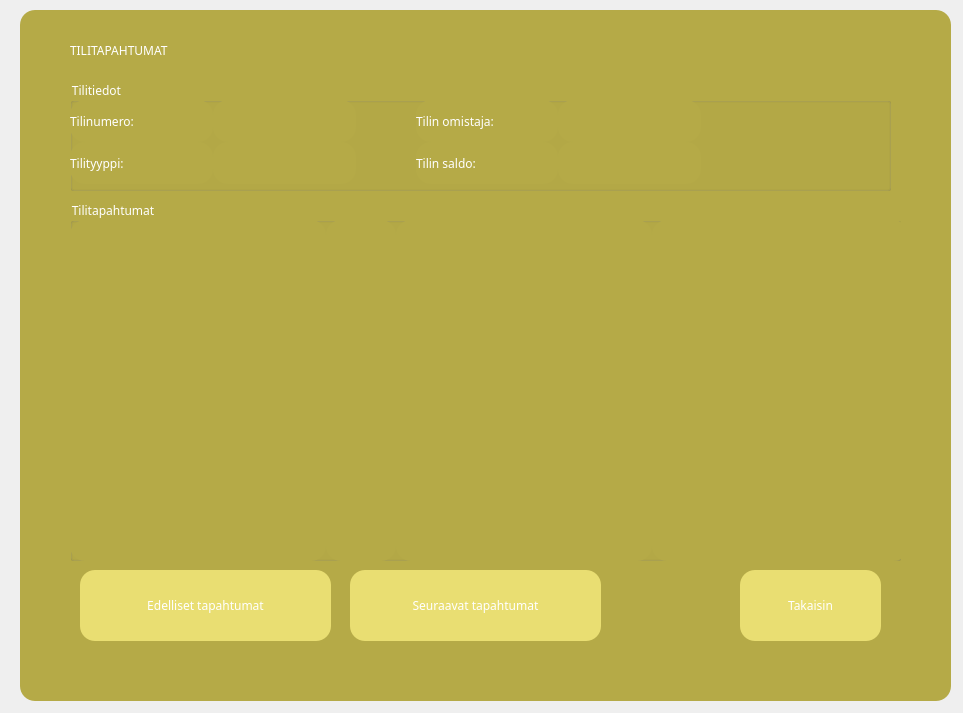
<?xml version="1.0" encoding="UTF-8"?>
<ui version="4.0">
 <class>naytaTapahtumia</class>
 <widget class="QDialog" name="naytaTapahtumia">
  <property name="geometry">
   <rect>
    <x>0</x>
    <y>0</y>
    <width>963</width>
    <height>713</height>
   </rect>
  </property>
  <property name="windowTitle">
   <string>Dialog</string>
  </property>
  <property name="styleSheet">
   <string notr="true"> *
{
font: century gothic;
color:white;
}
QPushButton
{
background:#e9de72;
border-radius:60px;

}
QPushButton
{
color:;
border-radius:15px;
}
QFrame
{
background:#b5aa47;
border-radius:15px;
}
QTextEdit
{
font: century gothic;
color:white;
}</string>
  </property>
  <widget class="QPushButton" name="btnEdelliset">
   <property name="geometry">
    <rect>
     <x>80</x>
     <y>570</y>
     <width>251</width>
     <height>71</height>
    </rect>
   </property>
   <property name="font">
    <font>
     <family>gothic</family>
     <weight>50</weight>
     <italic>false</italic>
     <bold>false</bold>
    </font>
   </property>
   <property name="text">
    <string>Edelliset tapahtumat</string>
   </property>
  </widget>
  <widget class="QPushButton" name="btnSeuraavat">
   <property name="geometry">
    <rect>
     <x>350</x>
     <y>570</y>
     <width>251</width>
     <height>71</height>
    </rect>
   </property>
   <property name="font">
    <font>
     <family>gothic</family>
     <weight>50</weight>
     <italic>false</italic>
     <bold>false</bold>
    </font>
   </property>
   <property name="text">
    <string>Seuraavat tapahtumat</string>
   </property>
  </widget>
  <widget class="QPushButton" name="btnTakaisin">
   <property name="geometry">
    <rect>
     <x>740</x>
     <y>570</y>
     <width>141</width>
     <height>71</height>
    </rect>
   </property>
   <property name="font">
    <font>
     <family>gothic</family>
     <weight>50</weight>
     <italic>false</italic>
     <bold>false</bold>
    </font>
   </property>
   <property name="text">
    <string>Takaisin</string>
   </property>
  </widget>
  <widget class="QLabel" name="labelOtsikko">
   <property name="geometry">
    <rect>
     <x>70</x>
     <y>30</y>
     <width>721</width>
     <height>41</height>
    </rect>
   </property>
   <property name="font">
    <font>
     <family>gothic</family>
     <weight>50</weight>
     <italic>false</italic>
     <bold>false</bold>
    </font>
   </property>
   <property name="text">
    <string>TILITAPAHTUMAT </string>
   </property>
  </widget>
  <widget class="QGroupBox" name="groupBoxTilitiedot">
   <property name="geometry">
    <rect>
     <x>70</x>
     <y>80</y>
     <width>821</width>
     <height>111</height>
    </rect>
   </property>
   <property name="title">
    <string>Tilitiedot</string>
   </property>
   <widget class="QWidget" name="verticalLayoutWidget">
    <property name="geometry">
     <rect>
      <x>0</x>
      <y>20</y>
      <width>831</width>
      <height>84</height>
     </rect>
    </property>
    <layout class="QVBoxLayout" name="verticalLayout">
     <property name="spacing">
      <number>0</number>
     </property>
     <item>
      <layout class="QHBoxLayout" name="horizontalLayout_2">
       <item>
        <widget class="QLabel" name="labelTilitiedot1">
         <property name="font">
          <font>
           <family>gothic</family>
           <weight>50</weight>
           <italic>false</italic>
           <bold>false</bold>
          </font>
         </property>
         <property name="text">
          <string>Tilinumero:</string>
         </property>
        </widget>
       </item>
       <item>
        <widget class="QLabel" name="labelTilitiedot_tilinumero">
         <property name="font">
          <font>
           <family>gothic</family>
           <weight>50</weight>
           <italic>false</italic>
           <bold>false</bold>
          </font>
         </property>
         <property name="text">
          <string/>
         </property>
        </widget>
       </item>
       <item>
        <spacer name="horizontalSpacer_4">
         <property name="orientation">
          <enum>Qt::Horizontal</enum>
         </property>
         <property name="sizeType">
          <enum>QSizePolicy::Fixed</enum>
         </property>
         <property name="sizeHint" stdset="0">
          <size>
           <width>60</width>
           <height>20</height>
          </size>
         </property>
        </spacer>
       </item>
       <item>
        <widget class="QLabel" name="labelTilitiedot2">
         <property name="font">
          <font>
           <family>gothic</family>
           <weight>50</weight>
           <italic>false</italic>
           <bold>false</bold>
          </font>
         </property>
         <property name="text">
          <string>Tilin omistaja:</string>
         </property>
        </widget>
       </item>
       <item>
        <widget class="QLabel" name="labelTilitiedot_tilinOmistaja">
         <property name="font">
          <font>
           <family>gothic</family>
           <weight>50</weight>
           <italic>false</italic>
           <bold>false</bold>
          </font>
         </property>
         <property name="text">
          <string/>
         </property>
        </widget>
       </item>
       <item>
        <spacer name="horizontalSpacer_3">
         <property name="orientation">
          <enum>Qt::Horizontal</enum>
         </property>
         <property name="sizeType">
          <enum>QSizePolicy::Fixed</enum>
         </property>
         <property name="sizeHint" stdset="0">
          <size>
           <width>200</width>
           <height>36</height>
          </size>
         </property>
        </spacer>
       </item>
      </layout>
     </item>
     <item>
      <layout class="QHBoxLayout" name="horizontalLayout_4">
       <item>
        <widget class="QLabel" name="labelTilitiedot3">
         <property name="font">
          <font>
           <family>gothic</family>
           <weight>50</weight>
           <italic>false</italic>
           <bold>false</bold>
          </font>
         </property>
         <property name="text">
          <string>Tilityyppi:</string>
         </property>
        </widget>
       </item>
       <item>
        <widget class="QLabel" name="labelTilitiedot_tilityyppi">
         <property name="font">
          <font>
           <family>gothic</family>
           <weight>50</weight>
           <italic>false</italic>
           <bold>false</bold>
          </font>
         </property>
         <property name="text">
          <string/>
         </property>
        </widget>
       </item>
       <item>
        <spacer name="horizontalSpacer_2">
         <property name="orientation">
          <enum>Qt::Horizontal</enum>
         </property>
         <property name="sizeType">
          <enum>QSizePolicy::Fixed</enum>
         </property>
         <property name="sizeHint" stdset="0">
          <size>
           <width>60</width>
           <height>20</height>
          </size>
         </property>
        </spacer>
       </item>
       <item>
        <widget class="QLabel" name="labelTilitiedot4">
         <property name="font">
          <font>
           <family>gothic</family>
           <weight>50</weight>
           <italic>false</italic>
           <bold>false</bold>
          </font>
         </property>
         <property name="text">
          <string>Tilin saldo:</string>
         </property>
        </widget>
       </item>
       <item>
        <widget class="QLabel" name="labelTilitiedot_tilinSaldo">
         <property name="font">
          <font>
           <family>gothic</family>
           <weight>50</weight>
           <italic>false</italic>
           <bold>false</bold>
          </font>
         </property>
         <property name="text">
          <string/>
         </property>
        </widget>
       </item>
       <item>
        <spacer name="horizontalSpacer">
         <property name="orientation">
          <enum>Qt::Horizontal</enum>
         </property>
         <property name="sizeType">
          <enum>QSizePolicy::Fixed</enum>
         </property>
         <property name="sizeHint" stdset="0">
          <size>
           <width>200</width>
           <height>36</height>
          </size>
         </property>
        </spacer>
       </item>
      </layout>
     </item>
    </layout>
   </widget>
  </widget>
  <widget class="QGroupBox" name="groupBox">
   <property name="geometry">
    <rect>
     <x>70</x>
     <y>200</y>
     <width>831</width>
     <height>361</height>
    </rect>
   </property>
   <property name="title">
    <string>Tilitapahtumat</string>
   </property>
   <widget class="QWidget" name="horizontalLayoutWidget">
    <property name="geometry">
     <rect>
      <x>0</x>
      <y>20</y>
      <width>838</width>
      <height>341</height>
     </rect>
    </property>
    <layout class="QHBoxLayout" name="horizontalLayout">
     <property name="spacing">
      <number>0</number>
     </property>
     <item>
      <widget class="QTextEdit" name="textEditAikaleima">
       <property name="sizePolicy">
        <sizepolicy hsizetype="Fixed" vsizetype="Expanding">
         <horstretch>0</horstretch>
         <verstretch>40</verstretch>
        </sizepolicy>
       </property>
       <property name="styleSheet">
        <string notr="true"/>
       </property>
       <property name="frameShape">
        <enum>QFrame::NoFrame</enum>
       </property>
       <property name="verticalScrollBarPolicy">
        <enum>Qt::ScrollBarAlwaysOff</enum>
       </property>
       <property name="horizontalScrollBarPolicy">
        <enum>Qt::ScrollBarAlwaysOff</enum>
       </property>
       <property name="readOnly">
        <bool>true</bool>
       </property>
      </widget>
     </item>
     <item>
      <widget class="QTextEdit" name="textEditSumma">
       <property name="sizePolicy">
        <sizepolicy hsizetype="Preferred" vsizetype="Expanding">
         <horstretch>0</horstretch>
         <verstretch>0</verstretch>
        </sizepolicy>
       </property>
       <property name="styleSheet">
        <string notr="true"/>
       </property>
       <property name="frameShape">
        <enum>QFrame::NoFrame</enum>
       </property>
       <property name="lineWidth">
        <number>0</number>
       </property>
       <property name="verticalScrollBarPolicy">
        <enum>Qt::ScrollBarAlwaysOff</enum>
       </property>
       <property name="horizontalScrollBarPolicy">
        <enum>Qt::ScrollBarAlwaysOff</enum>
       </property>
       <property name="readOnly">
        <bool>true</bool>
       </property>
      </widget>
     </item>
     <item>
      <widget class="QTextEdit" name="textEditTapahtumatyyppi">
       <property name="sizePolicy">
        <sizepolicy hsizetype="Fixed" vsizetype="Expanding">
         <horstretch>15</horstretch>
         <verstretch>0</verstretch>
        </sizepolicy>
       </property>
       <property name="styleSheet">
        <string notr="true"/>
       </property>
       <property name="frameShape">
        <enum>QFrame::NoFrame</enum>
       </property>
       <property name="lineWidth">
        <number>0</number>
       </property>
       <property name="verticalScrollBarPolicy">
        <enum>Qt::ScrollBarAlwaysOff</enum>
       </property>
       <property name="horizontalScrollBarPolicy">
        <enum>Qt::ScrollBarAlwaysOff</enum>
       </property>
       <property name="documentTitle">
        <string>Tapahtumatyyppi</string>
       </property>
       <property name="readOnly">
        <bool>true</bool>
       </property>
      </widget>
     </item>
     <item>
      <widget class="QTextEdit" name="textEditMaksaja">
       <property name="sizePolicy">
        <sizepolicy hsizetype="Fixed" vsizetype="Expanding">
         <horstretch>0</horstretch>
         <verstretch>0</verstretch>
        </sizepolicy>
       </property>
       <property name="styleSheet">
        <string notr="true">color:white;</string>
       </property>
       <property name="frameShape">
        <enum>QFrame::NoFrame</enum>
       </property>
       <property name="lineWidth">
        <number>0</number>
       </property>
       <property name="verticalScrollBarPolicy">
        <enum>Qt::ScrollBarAlwaysOff</enum>
       </property>
       <property name="horizontalScrollBarPolicy">
        <enum>Qt::ScrollBarAlwaysOff</enum>
       </property>
       <property name="documentTitle">
        <string>Maksaja/saaja</string>
       </property>
       <property name="readOnly">
        <bool>true</bool>
       </property>
      </widget>
     </item>
    </layout>
   </widget>
  </widget>
  <widget class="QFrame" name="frame">
   <property name="geometry">
    <rect>
     <x>20</x>
     <y>10</y>
     <width>931</width>
     <height>691</height>
    </rect>
   </property>
   <property name="frameShape">
    <enum>QFrame::StyledPanel</enum>
   </property>
   <property name="frameShadow">
    <enum>QFrame::Raised</enum>
   </property>
  </widget>
  <zorder>frame</zorder>
  <zorder>btnEdelliset</zorder>
  <zorder>btnSeuraavat</zorder>
  <zorder>btnTakaisin</zorder>
  <zorder>labelOtsikko</zorder>
  <zorder>groupBoxTilitiedot</zorder>
  <zorder>groupBox</zorder>
 </widget>
 <resources/>
 <connections/>
</ui>
